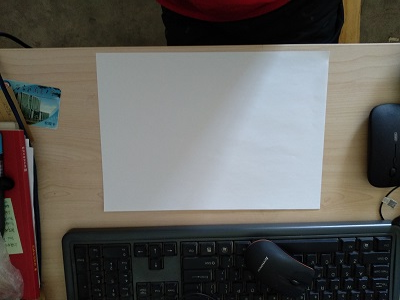
#> input picture 源代码/img/Picture1.jpg, 400 x 300 px, given in place of Piture2.jpg, which was not available
$ python testCount.py   (older library calls are emulated)
#> lines starting #> are read from the running program, lines starting #| are printed output that depends on the picture; after the words box and inside, x2 and y2 are one past the last pixel; in counts of white or black regions, pixels touching at a corner belong together; long printed decimals are rounded; pictures that were not available may be replaced by others from this repository, and a replacement may not be noted
#!usr/bin/python
# -*- coding: utf-8 -*-

########利用三角形相似原理进行简单单目测距#########
# author：行歌
# email:1013007057@qq.com

import numpy as np
import cv2

# initialize the known distance from the camera to the object,
# which in this case is 24 inches
KNOWN_DISTANCE = 24.0

# initialize the known object width, which in this case,
# the piece of paper is 11 inches wide
KNOWN_WIDTH = 11.69
KNOWN_HEIGHT = 8.27

# initialize the list of images that we'll be using
IMAGE_PATHS = [ "./img/Picture2.jpg", "./img/Picture3.jpg"]


def find_marker(image):
    gray_img = cv2.cvtColor(image, cv2.COLOR_BGR2GRAY)
    # 将彩色图转化为灰度图

    gray_img = cv2.GaussianBlur(gray_img, (5, 5), 0)
    # 高斯平滑去噪

    edged_img = cv2.Canny(gray_img, 35, 125)
    # Canny算子阈值化
    # cv2.imshow("edged_img",edged_img)

    img, countours, hierarchy = cv2.findContours(edged_img.copy(), cv2.RETR_LIST, cv2.CHAIN_APPROX_SIMPLE)
    # 注意，findcontours函数会“原地”修改输入的图像。opencv3会返回三个值,分别是img, countours, hierarchy
    # 第二个参数表示轮廓的检索模式,cv2.RETR_EXTERNAL表示只检测外轮廓；v2.RETR_LIST检测的轮廓不建立等级关系
    # cv2.RETR_CCOMP建立两个等级的轮廓；cv2.RETR_TREE建立一个等级树结构的轮廓。
    # 第三个参数method为轮廓的近似办法,cv2.CHAIN_APPROX_NONE存储所有的轮廓点，
    # 相邻的两个点的像素位置差不超过1，即max（abs（x1 - x2），abs（y2 - y1）） == 1
    # cv2.CHAIN_APPROX_SIMPLE压缩水平方向，垂直方向，对角线方向的元素，只保留该方向的终点坐标，
    # 例如一个矩形轮廓只需4个点来保存轮廓信息

    # cv2.drawContours(image,countours,-1,(0,0,255),2,8)
    # # 第三个参数指定绘制轮廓list中的哪条轮廓，如果是-1，则绘制其中的所有轮廓。
    #
    # cv2.imshow('image', image)

    # print(len(countours)),
    # 输出如下：15，即该图检测出15个轮廓

    c = max(countours, key=cv2.contourArea)
    # 提取最大面积矩形对应的点集

    rect = cv2.minAreaRect(c)
    # cv2.minAreaRect()函数返回矩形的中心点坐标，长宽，旋转角度[-90,0)，当矩形水平或竖直时均返回-90
    # c代表点集，返回rect[0]是最小外接矩形中心点坐标，
    # rect[1][0]是width，rect[1][1]是height，rect[2]是角度

    # box = cv2.boxPoints(rect)
    # # 但是要绘制这个矩形，我们需要矩形的4个顶点坐标box, 通过函数cv2.boxPoints()获得，
    # # 即得到box：[[x0, y0], [x1, y1], [x2, y2], [x3, y3]]
    # # print(box)，输出如下：
    # # [[508.09482  382.58597]
    # #  [101.76947  371.29916]
    # #  [109.783356  82.79956]
    # #  [516.1087    94.086365]]
    #
    # # 根据检测到的矩形的顶点坐标box，我们可以将这个矩形绘制出来，如下所示：
    # for i in range(len(box)):
    #     cv2.line(image, (box[i][0],box[i][1]),(box[(i+1)%4][0],box[(i+1)%4][1]),(0,0,255),2,8)
    # cv2.imshow('image', image)

    return rect


def distance_to_camera(knownWidth, focalLength, perWidth):
    return (knownWidth * focalLength) / perWidth


def calculate_focalDistance(img_path):
#> called with img_path = './img/Piture2.jpg'
    first_image = cv2.imread(img_path)
#> first_image is the input picture: shape (300, 400, 3); mean B, G, R 90.3, 94.3, 96.6
    # cv2.imshow('first image',first_image)

    marker = find_marker(first_image)
#> in find_marker, `gray_img = cv2.cvtColor(image, cv2.COLOR_BGR2GRAY)`:
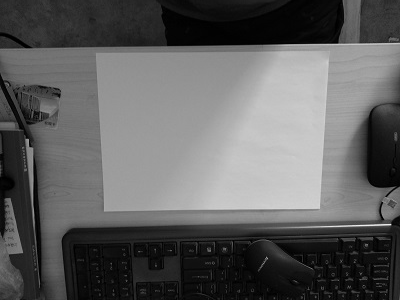
#> gray_img: shape (300, 400); min 0, max 243, mean 94.5
#> in find_marker, `edged_img = cv2.Canny(gray_img, 35, 125)`:
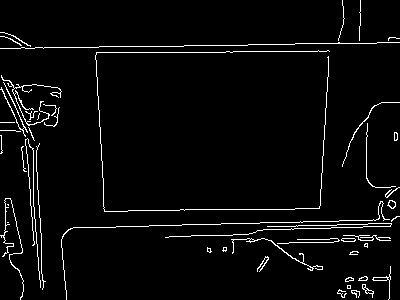
#> edged_img: shape (300, 400); 3.7% white in thin lines or dots
#> in find_marker, `img, countours, hierarchy = cv2.findContours(edged_img.copy(), cv2.RET..`: countours = 62 contours, 46 with area under 20; largest, box (x1, y1, x2, y2) and area: (372, 266, 391, 300) 52, (231, 238, 323, 271) 49, (1, 75, 62, 126) 48, (387, 200, 396, 209) 46, (362, 284, 374, 298) 44
#> in find_marker, `c = max(countours, key=cv2.contourArea)`: c = contour of 25 points, box (x1, y1, x2, y2) (372, 266, 391, 300), area 52
#> in find_marker, `rect = cv2.minAreaRect(c)`: rect = ((388.4, 281.7), (22.18, 26.55), -38.66)
#> marker = ((388.4, 281.7), (22.18, 26.55), -38.66)
    # 得到最小外接矩形的中心点坐标，长宽，旋转角度
    # 其中marker[1][0]是该矩形的宽度，单位为像素

    focalLength = (marker[1][0] * KNOWN_DISTANCE) / KNOWN_WIDTH
#> focalLength = 45.53
    # 获取摄像头的焦距

    print('焦距（focalLength ）= ', focalLength)
#| 焦距（focalLength ）=  45.530
    # 将计算得到的焦距打印出来

    return focalLength


def calculate_Distance(image_path, focalLength_value):
    # 加载每一个图像的路径，读取照片，找到A4纸的轮廓
    # 然后计算A4纸到摄像头的距离

    image = cv2.imread(image_path)
    cv2.imshow("image", image)
    cv2.waitKey(300)

    marker = find_marker(image)
    distance_inches = distance_to_camera(KNOWN_WIDTH, focalLength_value, marker[1][0])
    # 计算得到目标物体到摄像头的距离，单位为英寸，
    # 注意，英寸与cm之间的单位换算为： 1英寸=2.54cm

    box = cv2.boxPoints(marker)
    # print( box )，输出类似如下：
    # [[508.09482  382.58597]
    #  [101.76947  371.29916]
    #  [109.783356 82.79956]
    #  [516.1087   94.086365]]

    box = np.int0(box)
    # 将box数组中的每个坐标值都从浮点型转换为整形
    # print( box )，输出类似如下：
    # [[508 382]
    #  [101 371]
    #  [109 82]
    #  [516 94]]

    cv2.drawContours(image, [box], -1, (0, 0, 255), 2)
    # 在原图上绘制出目标物体的轮廓

    cv2.putText(image, "%.2fcm" % (distance_inches * 2.54),
                (image.shape[1] - 300, image.shape[0] - 20), cv2.FONT_HERSHEY_SIMPLEX,
                2.0, (0, 0, 255), 3)
    # cv2.putText()函数可以在照片上添加文字
    # cv2.putText(img, txt, (int(x),int(y)), fontFace, fontSize, fontColor, fontThickness)
    # 各参即为：照片/添加的文字/左上角坐标/字体/字体大小/颜色/字体粗细

    cv2.imshow("image", image)


if __name__ == "__main__":
    img_path = "./img/Piture2.jpg"
    focalLength = calculate_focalDistance(img_path)
#> focalLength = 45.53
    # 获得摄像头焦

    for image_path in IMAGE_PATHS:
        calculate_Distance(image_path, focalLength)
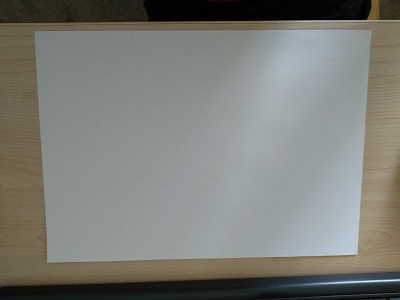
#> input picture 源代码/img/Picture2.jpg, 400 x 300 px
#> in calculate_Distance, image is the input picture: shape (300, 400, 3); mean B, G, R 119.9, 124.9, 123.8
#> in find_marker (call 2), `gray_img = cv2.cvtColor(image, cv2.COLOR_BGR2GRAY)`:
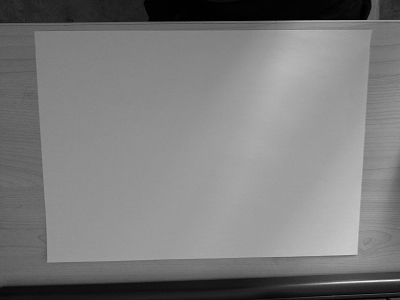
#> gray_img: shape (300, 400); min 0, max 247, mean 124
#> in find_marker (call 2), `edged_img = cv2.Canny(gray_img, 35, 125)`:
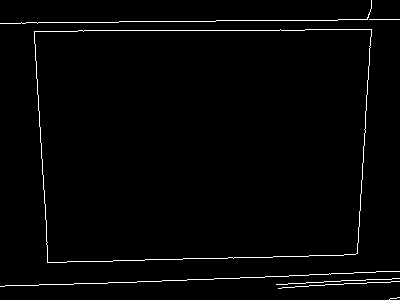
#> edged_img: shape (300, 400); 1.8% white in thin lines or dots
#> in find_marker (call 2), `img, countours, hierarchy = cv2.findContours(edged_img.copy(), cv2.RET..`: countours = 8 contours, 6 with area under 20; largest, box (x1, y1, x2, y2) and area: (34, 29, 372, 263) 73705, (34, 29, 372, 263) 73703
#> in find_marker (call 2), `c = max(countours, key=cv2.contourArea)`: c = contour of 97 points, box (x1, y1, x2, y2) (34, 29, 372, 263), area 73705
#> in find_marker (call 2), `rect = cv2.minAreaRect(c)`: rect = ((204.8, 143.1), (337.2, 231.7), -1.25)
#> in calculate_Distance, `distance_inches = distance_to_camera(KNOWN_WIDTH, focalLength_value, m..`: distance_inches = 1.58
#> in calculate_Distance, `box = cv2.boxPoints(marker)`: box = [[38.77, 262.6], [33.74, 30.96], [370.9, 23.63], [375.9, 255.3]]
#> in calculate_Distance, `box = np.int0(box)`: box = [[38, 262], [33, 30], [370, 23], [375, 255]]
#> in calculate_Distance, `cv2.putText(image, "%.2fcm" % (distance_inches * 2.54), (image.shape[1..`:
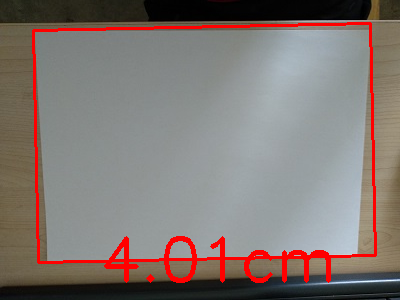
#> image: shape (300, 400, 3); mean B, G, R 115.1, 119.3, 129.7
        cv2.waitKey(1000)
    cv2.destroyAllWindows()
